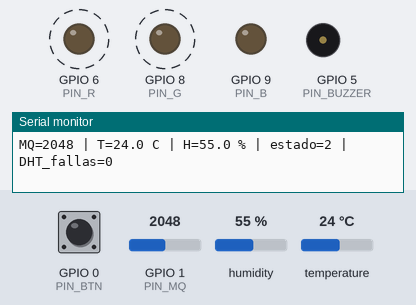
Bench run of a sketch on a simulated ESP32-S3. Shown: output pins drawn as LEDs (lit = HIGH), buzzer (waves = sounding, pin HIGH), the last lines printed to the serial monitor. Dashed ring = blinking. Inputs (shaded band) come from the test bench; at power-on: GPIO 1 (PIN_MQ) = 2048, GPIO 0 (PIN_BTN) HIGH, humidity 55 %, temperature 24 °C.

Above: at 22.3 s.
23.3 s: GPIO 1 (PIN_MQ) set to 2472
27.2 s: GPIO 1 (PIN_MQ) set to 2560
At 31.2 s:
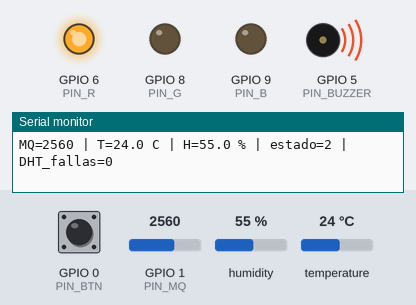
31.5 s: GPIO 0 (PIN_BTN) pulled LOW for 0.15 s
At 32.2 s:
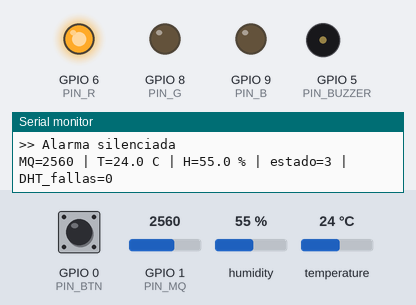
33.1 s: GPIO 1 (PIN_MQ) set to 2353
37.2 s: GPIO 1 (PIN_MQ) set to 2248
At 41.1 s:
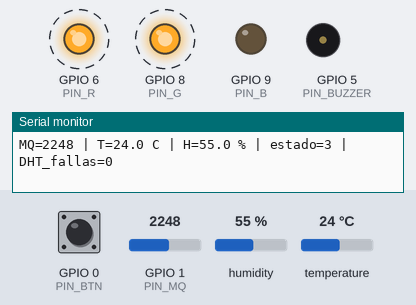
44.5 s: GPIO 1 (PIN_MQ) set to 1333
49.2 s: GPIO 1 (PIN_MQ) set to 1260
At 53.0 s:
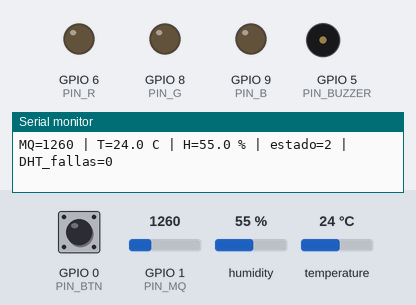
Timing chart, 0 to 64.6 s (numbered marks = the images above; inputs shaded):
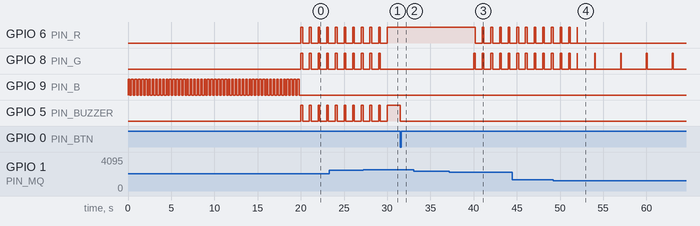

Measured:
- the behaviour switches between 2499 and 2500 on GPIO 1 (PIN_MQ) (found by bisection; images 0 and 1)
- the behaviour switches between 2300 and 2299 on GPIO 1 (PIN_MQ) (found by bisection; images 2 and 3)
- the behaviour switches between 1300 and 1299 on GPIO 1 (PIN_MQ) (found by bisection; images 3 and 4)
- after the input at 27.2 s, GPIO 6 (PIN_R), GPIO 5 (PIN_BUZZER): goes on until 30.0 s, then stays HIGH; GPIO 8 (PIN_G): goes on until 29.2 s, then stays LOW
- after the input at 31.5 s, GPIO 5 (PIN_BUZZER): HIGH → LOW at once
- after the input at 37.2 s, GPIO 6 (PIN_R): alternates HIGH for 0.20 s and LOW for 0.80 s, starting after 3.0 s; GPIO 8 (PIN_G): alternates HIGH for 0.20 s and LOW for 0.80 s, starting after 2.8 s
- after the input at 49.2 s, GPIO 5 (PIN_BUZZER): stops changing and stays LOW
- by itself, GPIO 9 (PIN_B): alternates HIGH for 0.20 s and LOW for 0.20 s, 100 changes in all, then stays LOW

The sketch:

v1_codigo.ino
```cpp
#include <DHT.h>

// ---------- Pines (ESP32-S3 Super Mini) ----------
const int PIN_DHT    = 4;
const int PIN_MQ     = 1;
const int PIN_BUZZER = 5;
const int PIN_R      = 6;
const int PIN_G      = 8;
const int PIN_B      = 9;
const int PIN_BTN    = 0;   // botón BOOT (provisorio). Con pulsador real: 7

// ---------- Opciones de hardware ----------
const bool BUZZER_ACTIVO   = true;   // true: activo (suena con HIGH). false: pasivo (usa tone)
const bool LED_ANODO_COMUN = false;  // KY-016 normal: false

// ---------- Parámetros (ajustables) ----------
const int  T_ALERTA   = 1500;      // umbral alerta (valor ADC 0-4095)
const int  T_ALARMA   = 2500;      // umbral alarma
const int  HIST       = 200;       // histéresis
const int  CONFIRMAR  = 3;         // lecturas seguidas para cambiar de nivel
const unsigned long WARMUP_MS   = 20000;   // equipo real: minutos
const unsigned long SILENCIO_MS = 30000;   // equipo real: 300000 (5 min)
const unsigned long MUESTREO_MS = 1000;
const unsigned long DHT_MS      = 2000;

DHT dht(PIN_DHT, DHT22);

enum Estado { WARMUP, NORMAL, ALERTA, ALARMA, FALLA };
Estado estado = WARMUP;

int  nivel = 0, candidato = 0, conf = 0;
int  rawMQ = 0, fallasADC = 0, fallasDHT = 0;
float temp = NAN, hum = NAN;
unsigned long tMuestreo = 0, tDHT = 0, silencioHasta = 0;
bool buzzerSonando = false;

// ---------- Salidas ----------
void setColor(bool r, bool g, bool b) {
  if (LED_ANODO_COMUN) { r = !r; g = !g; b = !b; }
  digitalWrite(PIN_R, r);
  digitalWrite(PIN_G, g);
  digitalWrite(PIN_B, b);
}

void buzzerOn()  { if (BUZZER_ACTIVO) digitalWrite(PIN_BUZZER, HIGH); else tone(PIN_BUZZER, 2000); }
void buzzerOff() { if (BUZZER_ACTIVO) digitalWrite(PIN_BUZZER, LOW);  else noTone(PIN_BUZZER); }

// ---------- Lectura del sensor de gas (promedio de 4) ----------
int leerMQ() {
  long suma = 0;
  for (int i = 0; i < 4; i++) suma += analogRead(PIN_MQ);
  return suma / 4;
}

// ---------- Nivel objetivo con histéresis ----------
int objetivo(int raw, int actual) {
  if (raw >= T_ALARMA) return 2;
  if (actual == 2 && raw >= T_ALARMA - HIST) return 2;
  if (raw >= T_ALERTA) return 1;
  if (actual >= 1 && raw >= T_ALERTA - HIST) return 1;
  return 0;
}

// ---------- Botón: silencia, no desactiva ----------
void revisarBoton() {
  static bool ultimo = HIGH;
  static unsigned long tCambio = 0;
  bool lectura = digitalRead(PIN_BTN);
  if (lectura != ultimo && millis() - tCambio > 50) {
    tCambio = millis();
    ultimo = lectura;
    if (lectura == LOW && (estado == ALERTA || estado == ALARMA || estado == FALLA)) {
      silencioHasta = millis() + SILENCIO_MS;
      Serial.println(">> Alarma silenciada");
    }
  }
}

// ---------- Salidas según estado ----------
void actualizarSalidas() {
  unsigned long t = millis();
  bool led = false, buz = false;

  switch (estado) {
    case WARMUP: led = (t % 400) < 200; break;
    case NORMAL: led = (t % 3000) < 80; break;            // latido
    case ALERTA: { unsigned long p = t % 1000; led = buz = (p < 200); } break;
    case ALARMA: led = buz = true; break;
    case FALLA:  { unsigned long p = t % 2000;
                   led = buz = (p < 150) || (p >= 300 && p < 450); } break;
  }

  bool silenciado = (long)(silencioHasta - t) > 0;
  if (silenciado) buz = false;

  if (!led) setColor(0, 0, 0);
  else switch (estado) {
    case WARMUP: setColor(0, 0, 1); break;   // azul
    case NORMAL: setColor(0, 1, 0); break;   // verde
    case ALERTA: setColor(1, 1, 0); break;   // amarillo
    case ALARMA: setColor(1, 0, 0); break;   // rojo
    case FALLA:  setColor(1, 0, 1); break;   // magenta
  }

  if (buz && !buzzerSonando)      { buzzerOn();  buzzerSonando = true; }
  else if (!buz && buzzerSonando) { buzzerOff(); buzzerSonando = false; }
}

void setup() {
  Serial.begin(115200);
  pinMode(PIN_R, OUTPUT);
  pinMode(PIN_G, OUTPUT);
  pinMode(PIN_B, OUTPUT);
  pinMode(PIN_BUZZER, OUTPUT);
  pinMode(PIN_BTN, INPUT_PULLUP);
  setColor(0, 0, 0);
  buzzerOff();
  analogSetPinAttenuation(PIN_MQ, ADC_11db);
  dht.begin();
  Serial.println("Calentando...");
}

void loop() {
  unsigned long t = millis();
  revisarBoton();

  // --- DHT22 cada 2 s ---
  if (t - tDHT >= DHT_MS) {
    tDHT = t;
    float h = dht.readHumidity();
    float c = dht.readTemperature();
    if (isnan(h) || isnan(c)) fallasDHT++;
    else { fallasDHT = 0; hum = h; temp = c; }
    Serial.printf("MQ=%d | T=%.1f C | H=%.1f %% | estado=%d | DHT_fallas=%d\n",
                  rawMQ, temp, hum, (int)estado, fallasDHT);
  }

  // --- Sensor de gas cada 1 s ---
  if (t - tMuestreo >= MUESTREO_MS) {
    tMuestreo = t;
    rawMQ = leerMQ();
    if (rawMQ == 0) fallasADC++; else fallasADC = 0;

    int obj = objetivo(rawMQ, nivel);
    if (obj != nivel) {
      if (obj == candidato) conf++;
      else { candidato = obj; conf = 1; }
      if (conf >= CONFIRMAR) { nivel = obj; conf = 0; }
    } else {
      conf = 0;
    }
    if (nivel == 0) silencioHasta = 0;
  }

  // --- Estado final ---
  if (t < WARMUP_MS) estado = WARMUP;
  else if (nivel == 2) estado = ALARMA;
  else if (nivel == 1) estado = ALERTA;
  else if (fallasADC >= 5 || fallasDHT >= 3) estado = FALLA;
  else estado = NORMAL;

  actualizarSalidas();
}
```
